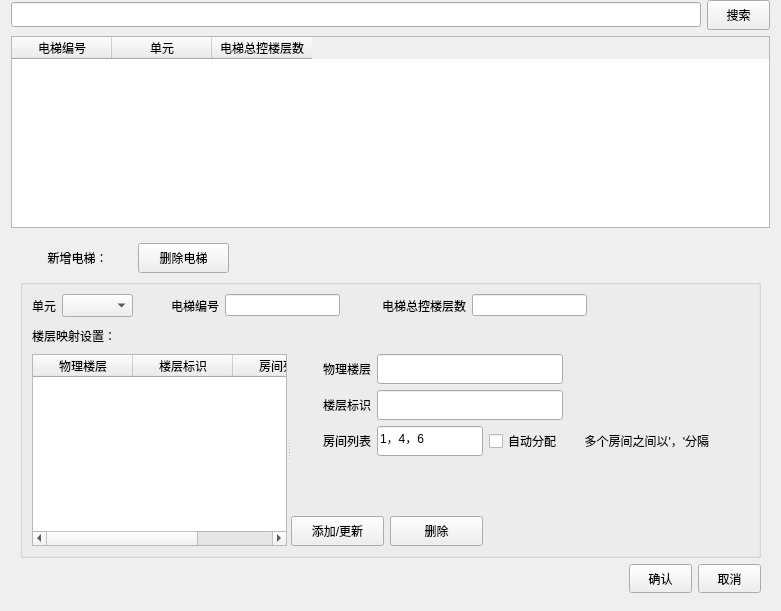
     <widget class="QWidget" name="page_elevator">
      <layout class="QVBoxLayout" name="verticalLayout_19">
       <property name="topMargin">
        <number>0</number>
       </property>
       <property name="bottomMargin">
        <number>9</number>
       </property>
       <item>
        <layout class="QHBoxLayout" name="horizontalLayout_26">
         <item>
          <widget class="QLineEdit" name="lineEdit_elevator_search">
           <property name="minimumSize">
            <size>
             <width>0</width>
             <height>25</height>
            </size>
           </property>
           <property name="maximumSize">
            <size>
             <width>16777215</width>
             <height>25</height>
            </size>
           </property>
          </widget>
         </item>
         <item>
          <widget class="QPushButton" name="btn_elevator_search">
           <property name="minimumSize">
            <size>
             <width>63</width>
             <height>30</height>
            </size>
           </property>
           <property name="maximumSize">
            <size>
             <width>63</width>
             <height>30</height>
            </size>
           </property>
           <property name="text">
            <string>搜索</string>
           </property>
          </widget>
         </item>
        </layout>
       </item>
       <item>
        <widget class="QTableWidget" name="table_elevator">
         <attribute name="verticalHeaderVisible">
          <bool>false</bool>
         </attribute>
         <column>
          <property name="text">
           <string>电梯编号</string>
          </property>
         </column>
         <column>
          <property name="text">
           <string>单元</string>
          </property>
         </column>
         <column>
          <property name="text">
           <string>电梯总控楼层数</string>
          </property>
         </column>
        </widget>
       </item>
       <item>
        <widget class="QWidget" name="wid_elevator" native="true">
         <property name="sizePolicy">
          <sizepolicy hsizetype="Preferred" vsizetype="Expanding">
           <horstretch>0</horstretch>
           <verstretch>0</verstretch>
          </sizepolicy>
         </property>
         <layout class="QVBoxLayout" name="verticalLayout_31">
          <item>
           <layout class="QHBoxLayout" name="horizontalLayout_42">
            <item>
             <widget class="QLabel" name="label_tip_4">
              <property name="minimumSize">
               <size>
                <width>112</width>
                <height>30</height>
               </size>
              </property>
              <property name="maximumSize">
               <size>
                <width>112</width>
                <height>30</height>
               </size>
              </property>
              <property name="text">
               <string> 新增电梯：</string>
              </property>
              <property name="alignment">
               <set>Qt::AlignCenter</set>
              </property>
             </widget>
            </item>
            <item>
             <widget class="QPushButton" name="btn_dellift">
              <property name="minimumSize">
               <size>
                <width>91</width>
                <height>30</height>
               </size>
              </property>
              <property name="maximumSize">
               <size>
                <width>91</width>
                <height>30</height>
               </size>
              </property>
              <property name="text">
               <string>删除电梯</string>
              </property>
              <property name="checkable">
               <bool>true</bool>
              </property>
             </widget>
            </item>
            <item>
             <spacer name="horizontalSpacer_2">
              <property name="orientation">
               <enum>Qt::Horizontal</enum>
              </property>
              <property name="sizeHint" stdset="0">
               <size>
                <width>40</width>
                <height>20</height>
               </size>
              </property>
             </spacer>
            </item>
           </layout>
          </item>
          <item>
           <widget class="QGroupBox" name="group_elevator_content">
            <property name="title">
             <string/>
            </property>
            <layout class="QVBoxLayout" name="verticalLayout_26">
             <item>
              <layout class="QHBoxLayout" name="horizontalLayout_43">
               <item>
                <widget class="QLabel" name="label_33">
                 <property name="text">
                  <string>单元</string>
                 </property>
                 <property name="alignment">
                  <set>Qt::AlignRight|Qt::AlignTrailing|Qt::AlignVCenter</set>
                 </property>
                </widget>
               </item>
               <item>
                <widget class="QComboBox" name="combo_unitnum">
                 <property name="minimumSize">
                  <size>
                   <width>71</width>
                   <height>23</height>
                  </size>
                 </property>
                 <property name="maximumSize">
                  <size>
                   <width>71</width>
                   <height>23</height>
                  </size>
                 </property>
                </widget>
               </item>
               <item>
                <widget class="QLabel" name="label_52">
                 <property name="minimumSize">
                  <size>
                   <width>80</width>
                   <height>0</height>
                  </size>
                 </property>
                 <property name="maximumSize">
                  <size>
                   <width>80</width>
                   <height>16777215</height>
                  </size>
                 </property>
                 <property name="text">
                  <string>电梯编号</string>
                 </property>
                 <property name="alignment">
                  <set>Qt::AlignRight|Qt::AlignTrailing|Qt::AlignVCenter</set>
                 </property>
                </widget>
               </item>
               <item>
                <widget class="QLineEdit" name="line_elevnum">
                 <property name="minimumSize">
                  <size>
                   <width>115</width>
                   <height>22</height>
                  </size>
                 </property>
                 <property name="maximumSize">
                  <size>
                   <width>115</width>
                   <height>22</height>
                  </size>
                 </property>
                 <property name="text">
                  <string/>
                 </property>
                </widget>
               </item>
               <item>
                <widget class="QLabel" name="label_4">
                 <property name="minimumSize">
                  <size>
                   <width>120</width>
                   <height>0</height>
                  </size>
                 </property>
                 <property name="maximumSize">
                  <size>
                   <width>120</width>
                   <height>16777215</height>
                  </size>
                 </property>
                 <property name="text">
                  <string>电梯总控楼层数</string>
                 </property>
                 <property name="alignment">
                  <set>Qt::AlignRight|Qt::AlignTrailing|Qt::AlignVCenter</set>
                 </property>
                </widget>
               </item>
               <item>
                <widget class="QLineEdit" name="line_ctrl_layernum">
                 <property name="minimumSize">
                  <size>
                   <width>115</width>
                   <height>22</height>
                  </size>
                 </property>
                 <property name="maximumSize">
                  <size>
                   <width>115</width>
                   <height>22</height>
                  </size>
                 </property>
                </widget>
               </item>
               <item>
                <spacer name="horizontalSpacer_4">
                 <property name="orientation">
                  <enum>Qt::Horizontal</enum>
                 </property>
                 <property name="sizeHint" stdset="0">
                  <size>
                   <width>40</width>
                   <height>20</height>
                  </size>
                 </property>
                </spacer>
               </item>
              </layout>
             </item>
             <item>
              <widget class="QLabel" name="label_tip_5">
               <property name="minimumSize">
                <size>
                 <width>0</width>
                 <height>25</height>
                </size>
               </property>
               <property name="text">
                <string>楼层映射设置：</string>
               </property>
              </widget>
             </item>
             <item>
              <widget class="QSplitter" name="splitter_3">
               <property name="orientation">
                <enum>Qt::Horizontal</enum>
               </property>
               <widget class="QTableWidget" name="table_map">
                <attribute name="verticalHeaderVisible">
                 <bool>false</bool>
                </attribute>
                <column>
                 <property name="text">
                  <string>物理楼层</string>
                 </property>
                </column>
                <column>
                 <property name="text">
                  <string>楼层标识</string>
                 </property>
                </column>
                <column>
                 <property name="text">
                  <string>房间列表</string>
                 </property>
                </column>
               </widget>
               <widget class="QWidget" name="widget_map" native="true">
                <layout class="QVBoxLayout" name="verticalLayout_23">
                 <item>
                  <layout class="QHBoxLayout" name="horizontalLayout_54">
                   <item>
                    <widget class="QLabel" name="label_53">
                     <property name="minimumSize">
                      <size>
                       <width>80</width>
                       <height>0</height>
                      </size>
                     </property>
                     <property name="text">
                      <string>物理楼层</string>
                     </property>
                     <property name="alignment">
                      <set>Qt::AlignRight|Qt::AlignTrailing|Qt::AlignVCenter</set>
                     </property>
                    </widget>
                   </item>
                   <item>
                    <widget class="QLineEdit" name="line_actualLayer">
                     <property name="minimumSize">
                      <size>
                       <width>0</width>
                       <height>30</height>
                      </size>
                     </property>
                     <property name="text">
                      <string/>
                     </property>
                    </widget>
                   </item>
                   <item>
                    <spacer name="horizontalSpacer_31">
                     <property name="orientation">
                      <enum>Qt::Horizontal</enum>
                     </property>
                     <property name="sizeHint" stdset="0">
                      <size>
                       <width>40</width>
                       <height>20</height>
                      </size>
                     </property>
                    </spacer>
                   </item>
                  </layout>
                 </item>
                 <item>
                  <layout class="QHBoxLayout" name="horizontalLayout_55">
                   <item>
                    <widget class="QLabel" name="label_56">
                     <property name="minimumSize">
                      <size>
                       <width>80</width>
                       <height>0</height>
                      </size>
                     </property>
                     <property name="text">
                      <string>楼层标识</string>
                     </property>
                     <property name="alignment">
                      <set>Qt::AlignRight|Qt::AlignTrailing|Qt::AlignVCenter</set>
                     </property>
                    </widget>
                   </item>
                   <item>
                    <widget class="QLineEdit" name="line_mapLayer">
                     <property name="minimumSize">
                      <size>
                       <width>0</width>
                       <height>30</height>
                      </size>
                     </property>
                     <property name="text">
                      <string/>
                     </property>
                    </widget>
                   </item>
                   <item>
                    <spacer name="horizontalSpacer_32">
                     <property name="orientation">
                      <enum>Qt::Horizontal</enum>
                     </property>
                     <property name="sizeHint" stdset="0">
                      <size>
                       <width>40</width>
                       <height>20</height>
                      </size>
                     </property>
                    </spacer>
                   </item>
                  </layout>
                 </item>
                 <item>
                  <layout class="QHBoxLayout" name="horizontalLayout_56">
                   <item>
                    <widget class="QLabel" name="label_57">
                     <property name="minimumSize">
                      <size>
                       <width>80</width>
                       <height>0</height>
                      </size>
                     </property>
                     <property name="text">
                      <string>房间列表</string>
                     </property>
                     <property name="alignment">
                      <set>Qt::AlignRight|Qt::AlignTrailing|Qt::AlignVCenter</set>
                     </property>
                    </widget>
                   </item>
                   <item>
                    <widget class="QLineEdit" name="line_roomlist">
                     <property name="minimumSize">
                      <size>
                       <width>0</width>
                       <height>30</height>
                      </size>
                     </property>
                     <property name="text">
                      <string>1，4，6</string>
                     </property>
                    </widget>
                   </item>
                   <item>
                    <widget class="QCheckBox" name="checkBox_4">
                     <property name="text">
                      <string>自动分配</string>
                     </property>
                    </widget>
                   </item>
                   <item>
                    <widget class="QLabel" name="label_17">
                     <property name="text">
                      <string>     多个房间之间以'，'分隔</string>
                     </property>
                    </widget>
                   </item>
                   <item>
                    <spacer name="horizontalSpacer_33">
                     <property name="orientation">
                      <enum>Qt::Horizontal</enum>
                     </property>
                     <property name="sizeHint" stdset="0">
                      <size>
                       <width>40</width>
                       <height>20</height>
                      </size>
                     </property>
                    </spacer>
                   </item>
                  </layout>
                 </item>
                 <item>
                  <spacer name="verticalSpacer_4">
                   <property name="orientation">
                    <enum>Qt::Vertical</enum>
                   </property>
                   <property name="sizeHint" stdset="0">
                    <size>
                     <width>20</width>
                     <height>36</height>
                    </size>
                   </property>
                  </spacer>
                 </item>
                 <item>
                  <layout class="QHBoxLayout" name="horizontalLayout_49">
                   <item>
                    <widget class="QPushButton" name="btn_addliftmap">
                     <property name="minimumSize">
                      <size>
                       <width>93</width>
                       <height>30</height>
                      </size>
                     </property>
                     <property name="maximumSize">
                      <size>
                       <width>93</width>
                       <height>30</height>
                      </size>
                     </property>
                     <property name="text">
                      <string>添加/更新</string>
                     </property>
                    </widget>
                   </item>
                   <item>
                    <widget class="QPushButton" name="btn_delliftmap">
                     <property name="minimumSize">
                      <size>
                       <width>93</width>
                       <height>30</height>
                      </size>
                     </property>
                     <property name="maximumSize">
                      <size>
                       <width>93</width>
                       <height>30</height>
                      </size>
                     </property>
                     <property name="text">
                      <string>删除</string>
                     </property>
                    </widget>
                   </item>
                   <item>
                    <spacer name="horizontalSpacer_14">
                     <property name="orientation">
                      <enum>Qt::Horizontal</enum>
                     </property>
                     <property name="sizeHint" stdset="0">
                      <size>
                       <width>40</width>
                       <height>20</height>
                      </size>
                     </property>
                    </spacer>
                   </item>
                  </layout>
                 </item>
                </layout>
               </widget>
              </widget>
             </item>
            </layout>
           </widget>
          </item>
          <item>
           <layout class="QHBoxLayout" name="horizontalLayout_53">
            <item>
             <spacer name="horizontalSpacer_30">
              <property name="orientation">
               <enum>Qt::Horizontal</enum>
              </property>
              <property name="sizeHint" stdset="0">
               <size>
                <width>40</width>
                <height>20</height>
               </size>
              </property>
             </spacer>
            </item>
            <item>
             <widget class="QPushButton" name="btn_elevt_ok">
              <property name="minimumSize">
               <size>
                <width>63</width>
                <height>29</height>
               </size>
              </property>
              <property name="maximumSize">
               <size>
                <width>63</width>
                <height>29</height>
               </size>
              </property>
              <property name="text">
               <string>确认</string>
              </property>
             </widget>
            </item>
            <item>
             <widget class="QPushButton" name="btn_elevt_cancel">
              <property name="minimumSize">
               <size>
                <width>63</width>
                <height>29</height>
               </size>
              </property>
              <property name="maximumSize">
               <size>
                <width>63</width>
                <height>29</height>
               </size>
              </property>
              <property name="text">
               <string>取消</string>
              </property>
             </widget>
            </item>
           </layout>
          </item>
         </layout>
        </widget>
       </item>
      </layout>
     </widget>
